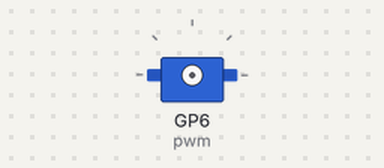
Bench run of a program on a simulated Raspberry Pi Pico running MicroPython. Shown: servo. Servo angles are drawn from the pulse width (0.5 ms = 0°, 2.5 ms = 180°).

Above: at 0.05 s.
At 0.75 s:
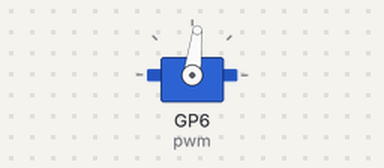
At 1.5 s:
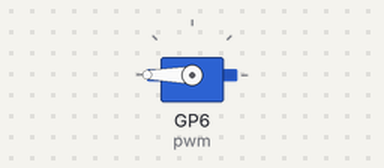
At 3.0 s:
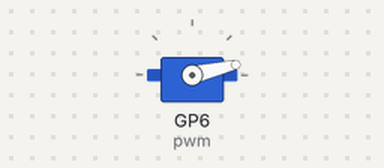
Timing chart, 0 to 7.4 s (numbered marks = the images above):
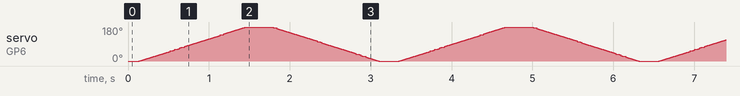

The program:

main.py
```python
from machine import Pin
from machine import PWM
from time import sleep

pwm = PWM(Pin(6))
pwm.freq(50)

# Servo functie
def setServoCycle (position):
    pwm.duty_u16(position)
    sleep(0.01)

while True:
    for pos in range(1000,9000,50):
        setServoCycle(pos)
    for pos in range(9000,1000,-50):
        setServoCycle(pos)
```
